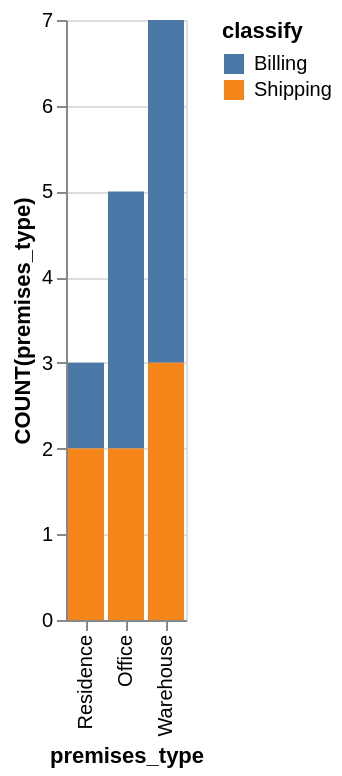

Describe this chart as a Vega-Lite specification.
### Vega-Lite specification from a JSON file in a GitHub repository (floating-point values rounded to 4 significant figures)
{"data": {"values": [{"x_data": "Residence", "y_data": 1, "classify": "Billing"}, {"x_data": "Office", "y_data": 3, "classify": "Billing"}, {"x_data": "Warehouse", "y_data": 4, "classify": "Billing"}, {"x_data": "Residence", "y_data": 2, "classify": "Shipping"}, {"x_data": "Office", "y_data": 2, "classify": "Shipping"}, {"x_data": "Warehouse", "y_data": 3, "classify": "Shipping"}]}, "mark": "bar", "encoding": {"x": {"field": "x_data", "type": "nominal", "title": "premises_type", "sort": {"op": "sum", "field": "y_data", "order": "ascending"}}, "y": {"field": "y_data", "type": "quantitative", "title": "COUNT(premises_type)"}, "color": {"field": "classify"}}}
